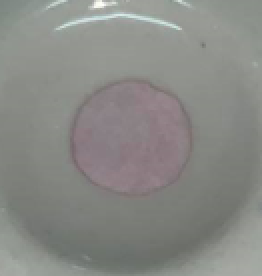
#> input picture 100ppm.PNG, 131 x 138 px, found by its file name (shown 2 times larger)
$ python Chapter2.py
#> lines starting #> are read from the running program, lines starting #| are printed output that depends on the picture; after the words box and inside, x2 and y2 are one past the last pixel; in counts of white or black regions, pixels touching at a corner belong together
# Basic Functions
import numpy as np
import cv2

img = cv2.imread("100ppm.png")
#> img is the input picture: shape (138, 131, 3); mean B, G, R 133.4, 137.3, 136.6
print(img)
#> (printed output is left out)
kernel = np.ones((5,5), np.uint8)

imgHSV = cv2.cvtColor(img, cv2.COLOR_BGR2HSV)
#> imgHSV: shape (138, 131, 3); mean H, S, V 63.2, 12.5, 139.3
# imgBlur = cv2.GaussianBlur(imgGray,(7,7),0)
imgCanny = cv2.Canny(img,150,200)
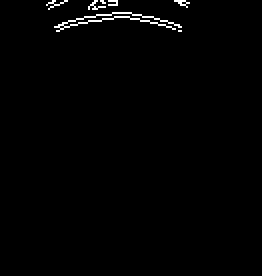
#> imgCanny: shape (138, 131) (shown 2 times larger); 1.1% white in thin lines or dots, all inside (x1, y1, x2, y2) = (23, 0, 95, 16)
imgDialation = cv2.dilate(imgCanny, kernel, iterations=1 )
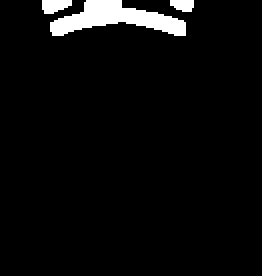
#> imgDialation: shape (138, 131) (shown 2 times larger); 4.3% white; 3 white regions, box (x1, y1, x2, y2) and area: (25, 0, 93, 18) 639, (21, 0, 36, 7) 81, (85, 0, 97, 6) 59
imgEroded = cv2.erode(imgDialation,kernel,iterations=1)
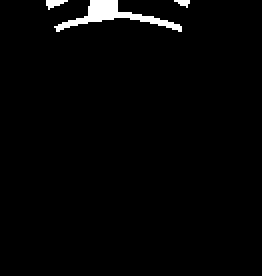
#> imgEroded: shape (138, 131) (shown 2 times larger); 2% white; 3 white regions (1 under 20 px), largest, box (x1, y1, x2, y2) and area: (27, 0, 91, 16) 311, (23, 0, 34, 5) 31

cv2.imshow("HSV Image", imgHSV)
# cv2.imshow("Blur Image", imgBlur)
# cv2.imshow("Canny Image", imgCanny)
colorHSV = imgHSV[10,10]
#> colorHSV = [56, 12, 152]
print(colorHSV)
#| [ 56  12 152]
color = img[10,10]
#> color = [145, 152, 146]
print(color)
#| [145 152 146]
# cv2.imshow("Dialation Image", imgDialation)
# cv2.imshow("Eroded Image", imgEroded)
cv2.waitKey(0)

$ run again, with 50ppm1.PNG copied over 100ppm.PNG
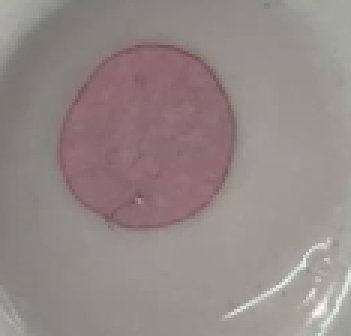
#> input picture 50ppm1.PNG, 117 x 112 px, found by its file name (shown 3 times larger)
#> img is the input picture: shape (112, 117, 3); mean B, G, R 134.7, 137, 148.3
#> (printed output is left out)
#> imgHSV: shape (112, 117, 3); mean H, S, V 50, 26.1, 148.3
#> `imgCanny = cv2.Canny(img,150,200)`:
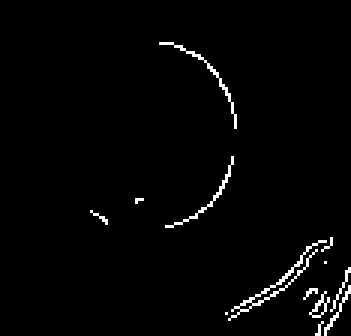
#> imgCanny: shape (112, 117) (shown 3 times larger); 2% white in thin lines or dots, all inside (x1, y1, x2, y2) = (30, 14, 117, 112)
#> imgDialation: shape (112, 117); 10.4% white; 5 white regions, box (x1, y1, x2, y2) and area: (73, 77, 117, 112) 730, (51, 12, 81, 45) 283, (53, 50, 80, 78) 243, (28, 68, 38, 77) 68, (43, 64, 50, 70) 40
#> `imgEroded = cv2.erode(imgDialation,kernel,iterations=1)`:
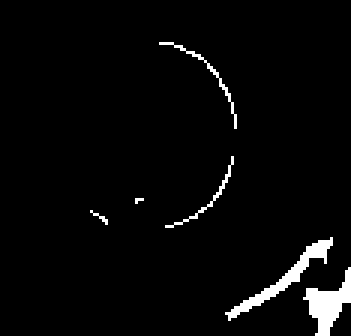
#> imgEroded: shape (112, 117) (shown 3 times larger); 3.2% white; 6 white regions (2 under 20 px), largest, box (x1, y1, x2, y2) and area: (101, 89, 117, 112) 164, (75, 79, 111, 107) 160, (53, 14, 79, 43) 47, (55, 52, 78, 76) 39
#> colorHSV = [24, 10, 130]
#| [ 24  10 130]
#> color = [125, 129, 130]
#| [125 129 130]

$ run again, with 50ppm3.PNG copied over 100ppm.PNG
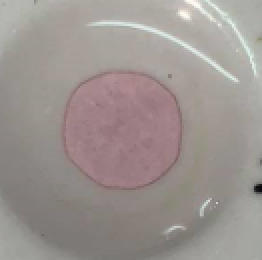
#> input picture 50ppm3.PNG, 131 x 130 px, found by its file name (shown 2 times larger)
#> img is the input picture: shape (130, 131, 3); mean B, G, R 144.1, 147.9, 156.1
#> (printed output is left out)
#> imgHSV: shape (130, 131, 3); mean H, S, V 44.7, 21.5, 156.4
#> `imgCanny = cv2.Canny(img,150,200)`:
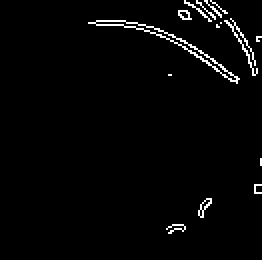
#> imgCanny: shape (130, 131) (shown 2 times larger); 2.3% white in thin lines or dots, all inside (x1, y1, x2, y2) = (44, 0, 131, 117)
#> imgDialation: shape (130, 131); 10.1% white; 7 white regions, largest, box (x1, y1, x2, y2) and area: (42, 8, 122, 44) 723, (87, 0, 131, 40) 654, (97, 97, 108, 111) 119
#> `imgEroded = cv2.erode(imgDialation,kernel,iterations=1)`:
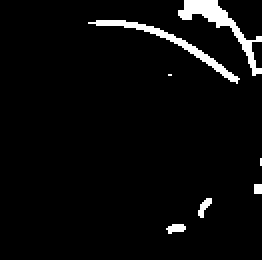
#> imgEroded: shape (130, 131) (shown 2 times larger); 4.2% white; 7 white regions (2 under 20 px), largest, box (x1, y1, x2, y2) and area: (89, 0, 131, 38) 344, (44, 10, 120, 42) 275, (99, 99, 106, 109) 35, (83, 112, 93, 117) 35, (127, 92, 131, 97) 20
#> colorHSV = [34, 12, 174]
#| [ 34  12 174]
#> color = [166, 174, 173]
#| [166 174 173]
